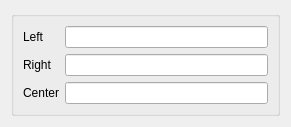
<?xml version="1.0" encoding="UTF-8"?>
<ui version="4.0">
 <class>Form</class>
 <widget class="QWidget" name="Form">
  <property name="geometry">
   <rect>
    <x>0</x>
    <y>0</y>
    <width>291</width>
    <height>116</height>
   </rect>
  </property>
  <property name="windowTitle">
   <string>Form</string>
  </property>
  <layout class="QVBoxLayout" name="verticalLayout">
   <item>
    <widget class="QGroupBox" name="groupBox">
     <property name="title">
      <string/>
     </property>
     <layout class="QFormLayout" name="formLayout">
      <item row="0" column="0">
       <widget class="QLabel" name="label">
        <property name="text">
         <string>Left</string>
        </property>
       </widget>
      </item>
      <item row="0" column="1">
       <widget class="QLineEdit" name="left_lineEdit"/>
      </item>
      <item row="1" column="0">
       <widget class="QLabel" name="label_2">
        <property name="text">
         <string>Right</string>
        </property>
       </widget>
      </item>
      <item row="1" column="1">
       <widget class="QLineEdit" name="right_lineEdit"/>
      </item>
      <item row="2" column="0">
       <widget class="QLabel" name="label_3">
        <property name="text">
         <string>Center</string>
        </property>
       </widget>
      </item>
      <item row="2" column="1">
       <widget class="QLineEdit" name="center_lineEdit"/>
      </item>
     </layout>
    </widget>
   </item>
   <item>
    <spacer name="verticalSpacer">
     <property name="orientation">
      <enum>Qt::Vertical</enum>
     </property>
     <property name="sizeHint" stdset="0">
      <size>
       <width>20</width>
       <height>40</height>
      </size>
     </property>
    </spacer>
   </item>
  </layout>
 </widget>
 <resources/>
 <connections/>
</ui>
